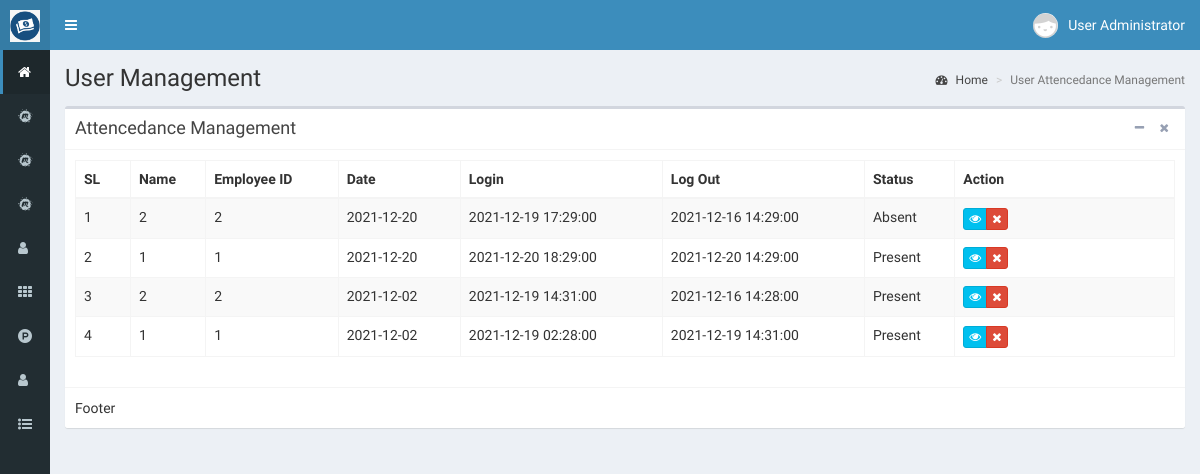
Screenshot of /empattview (signed in) with the database file from the repository.
### tables this page shows
CREATE TABLE `employee_attens` (
  `id` int(11) NOT NULL,
  `empoloyee_id` int(11) NOT NULL,
  `atten_date` date DEFAULT NULL,
  `login` datetime DEFAULT NULL,
  `logout` datetime NOT NULL,
  `atten_status` varchar(200) DEFAULT NULL,
  `created_at` timestamp NOT NULL DEFAULT current_timestamp() ON UPDATE current_timestamp()
);

### Controllers/template.controller.php (called while the page is built)
<?php
class ControllersTemplate {
public function crtTemplate() {
    include "Views/template.php";
}
}
?>

### index.php (called while the page is built, shortened)
<?php
$template = new ControllersTemplate();
$template->crtTemplate();

### Controllers/employeeatten.controller.php (called while the page is built, shortened)
<?php
class EmployeeAtteController{
    static public function ctrShowEmployeeAtte($item, $value){
        $table = "employee_attens";
        $answer = EmployeeAtteModel::mdlShowEmployeeAtte($table, $item, $value);
        return $answer;
    }
}
?>

### Models/db_connections.php (called while the page is built)
<?php
class Connection
{
    static public function connect()
    {
        $link = new PDO("mysql:host=localhost;dbname=minipayroll", "root", "");
        $link->exec("set names utf8");
        return $link;
    }
}

### Models/employeeatten.model.php (called while the page is built, shortened)
<?php
require_once "db_connections.php";
class EmployeeAtteModel{
    static public function mdlShowEmployeeAtte($table, $item, $value){
        if($item != null){
            $sql = "SELECT * FROM $table WHERE $item = :$item ORDER BY id DESC";
            $stmt = Connection::connect()->prepare($sql);
            $stmt->bindParam(":".$item, $value, PDO::PARAM_STR);
            $stmt->execute();
            return $stmt->fetch();
        }
        else{
            $sql = "SELECT * FROM $table ORDER BY id DESC";
            $stmt = Connection::connect()->prepare($sql);
            $stmt->execute();
            return $stmt->fetchAll();
        }
    }
}
?>

### Views/modules/empattview.php (the view, shortened to what this page needs)
<div class="content-wrapper">
    <section class="content-header">
        <h1>User Management</h1>
        <ol class="breadcrumb">
            <li>
                <a href="home"><i class="fa fa-dashboard"></i> Home</a>
            </li>
            <li class="active">User Attencedance Management</li>
        </ol>
    </section>
    <section class="content">
        <div class="box">
            <div class="box-header with-border">
                <h3 class="box-title">Attencedance Management</h3>
                <div class="box-tools pull-right">
                    <button type="button" class="btn btn-box-tool" data-widget="collapse" data-toggle="tooltip" title="Collapse">
                        <i class="fa fa-minus"></i>
                    </button>
                    <button type="button" class="btn btn-box-tool" data-widget="remove" data-toggle="tooltip" title="Remove">
                        <i class="fa fa-times"></i>
                    </button>
                </div>
            </div>
            <div class="box-body">
                <div class="table-responsive">
                    <table id="example1" class="table table-bordered table-striped">
                        <thead>
                            <tr>
                                <th width="5%">SL</th>
                                <th>Name</th>
                                <th>Employee ID</th>
                                <th>Date </th>
                                <th>Login </th>
                                <th>Log Out </th>
                                <th>Status </th>
                                <th width="20%">Action</th>
                            </tr>
                        </thead>
                        <tbody>
                            <?php
                            $item = null;
                            $value = null;
                            $empattnView  = EmployeeAtteController::ctrShowEmployeeAtte($item, $value);
                            foreach ($empattnView as $key => $value)
                                echo '
                                    <tr>
                                        <td>' . ($key + 1) . '</td>
                                        <td>' . $value["empoloyee_id"] . '</td>
                                        <td>' . $value["empoloyee_id"] . '</td>
                                        <td>' . $value["atten_date"] . '</td>
                                        <td>' . $value["login"] . '</td>
                                        <td>' . $value["logout"] . '</td>
                                        <td>' . $value["atten_status"] . '</td>
                                <td>
                                <div class="btn-group">
                                    <a href="index.php?route=viewempprofile&userId=' . $value["empoloyee_id"] . '" class="btn btn-info btn-xs"><i class="fa fa-eye"></i></a>
                                    <button class="btn btn-danger btn-xs btnDeleteUser" userId="' . $value["empoloyee_id"] . '" attDate="' . $value["atten_date"] .'"><i class="fa fa-times"></i></button>
                                </div>
                                </td>
                        </tr>';
                            ?>
                        </tbody>
                    </table>
                </div>
            </div>
            <div class="box-footer">Footer</div>
        </div>
    </section>
</div>

### Views/template.php (shortened to what this page needs)
<!DOCTYPE html>
<html>
<head>
  <link rel="stylesheet" href="Views/bower_components/bootstrap/dist/css/bootstrap.min.css">
  <link rel="stylesheet" href="Views/bower_components/font-awesome/css/font-awesome.min.css">
  <link rel="stylesheet" href="Views/bower_components/Ionicons/css/ionicons.min.css">
  <link rel="stylesheet" href="Views/dist/css/AdminLTE.min.css">
  <link rel="stylesheet" href="Views/dist/css/skins/_all-skins.min.css">
</head>
<body class="hold-transition skin-blue sidebar-collapse sidebar-mini login-page">
  <div class="wrapper">
    <?php
    if (isset($_SESSION['loggedIn']) && $_SESSION['loggedIn'] == 'ok') {
      echo '<div class="wrapper">';
      include 'modules/header.php';
      include 'modules/siderbar.php';
      if (isset($_GET["route"])) {
        if (
          $_GET["route"] == 'home' ||
          $_GET["route"] == 'users' ||
          $_GET["route"] == 'companypolicy' ||
          $_GET["route"] == 'companie' ||
          $_GET["route"] == 'locations' ||
          $_GET["route"] == 'department' ||
          $_GET["route"] == 'designations' ||
          $_GET["route"] == 'announcement'||
          $_GET["route"] == 'employeeinfo'||
          $_GET["route"] == 'addemployee'||
          $_GET["route"] == 'viewempprofile'||
          $_GET["route"] == 'empincriment'||
          $_GET["route"] == 'emppromotion'||
          $_GET["route"] == 'empleaveinfo'||
          $_GET["route"] == 'empsalary'||
          $_GET["route"] == 'empmonthsell'||
          $_GET["route"] == 'empatten'||
          $_GET["route"] == 'empattview'||
          $_GET["route"] == 'addcompany'||
          $_GET["route"] == 'adddept'||
          $_GET["route"] == 'addlocation'||
          $_GET["route"] == 'adddesign'
          ||
          $_GET["route"] == 'addannounc' ||
          $_GET["route"] == 'logout'
        ) {
          include "modules/" . $_GET["route"] . ".php";
        } else {
          include 'modules/404.php';
        }
      } else {
        include "modules/home.php";
      }
      echo '</div>';
    } else {
      include "modules/login.php";
    }
    ?>
</body>
</html>

### Views/modules/header.php (shortened to what this page needs)
<header class="main-header">
  <a href="" class="logo">
    <span class="logo-mini">
      <img class="img-responsive" src="Views/img/template/payroll.png" style="padding: 10px" />
    </span>
  </a>
  <nav class="navbar navbar-static-top" role="navigation">
    <a class="sidebar-toggle" data-toggle="push-menu" role="button" href="#">
    </a>
    <div class="navbar-custom-menu">
      <ul class="nav navbar-nav">
        <li class="dropdown user user-menu">
          <a class="dropdown-toggle" data-toggle="dropdown" href="#">
            <img class="user-image" src="Views/img/users/default/anonymous.png" />
            <span class="hidden-xs">User Administrator</span>
          </a>
        </li>
      </ul>
    </div>
  </nav>
</header>

### Views/modules/siderbar.php (shortened to what this page needs)
<aside class="main-sidebar">
  <section class="sidebar">
    <ul class="sidebar-menu">
      <li class="active">
        <a href="home">
          <i class="fa fa-home"></i>
        </a>
      </li>
      <li class="treeview">
        <a href="#">
          <i class="fa fa-meetup"></i>
        </a>
      </li>
      <li class="treeview">
        <a href="#">
          <i class="fa fa-meetup"></i>
        </a>
      </li>
      <li class="treeview">
        <a href="#">
          <i class="fa fa-meetup"></i>
        </a>
      </li>
      <li>
        <a href="users">
          <i class="fa fa-user"></i>
        </a>
      </li>
      <li>
        <a href="#">
          <i class="fa fa-th"></i>
        </a>
      </li>
      <li>
        <a href="#">
          <i class="fa fa-product-hunt"></i>
        </a>
      </li>
      <li>
        <a href="#">
          <i class="fa fa-user"></i>
        </a>
      </li>
      <li class="treeview">
        <a href="#">
          <i class="fa fa-list-ul"></i>
        </a>
      </li>
    </ul>
  </section>
</aside>

### rows the page displays
employee_attens: empoloyee "2", atten_date "2021-12-20", login "2021-12-19 17:29:00", logout "2021-12-16 14:29:00", atten_status "Absent"
employee_attens: empoloyee "1", atten_date "2021-12-20", login "2021-12-20 18:29:00", logout "2021-12-20 14:29:00", atten_status "Present"
employee_attens: empoloyee "2", atten_date "2021-12-02", login "2021-12-19 14:31:00", logout "2021-12-16 14:28:00", atten_status "Present"
employee_attens: empoloyee "1", atten_date "2021-12-02", login "2021-12-19 02:28:00", logout "2021-12-19 14:31:00", atten_status "Present"
